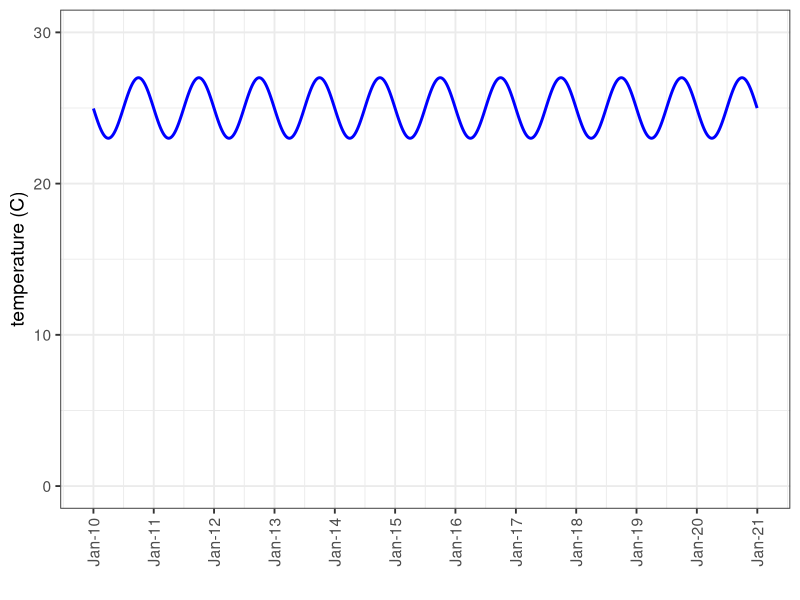

R code for this plot:
## ---- chunk 1
knitr::opts_chunk$set(echo = TRUE)
## ---- chunk 2
library(tidyverse)

## ---- chunk 3
date_ini <- as.Date("2010-01-01")
date_fin <- as.Date("2020-12-31")
temp_mean <- 25
temp_var <- 2
## ---- chunk 4
DATE <- seq(date_ini, date_fin, by = 1)
DAY <- 1:length(DATE)
df_temp <- data.frame(DATE, DAY)
## ---- chunk 5
df_temp %>%
  mutate(DAY_rad = -1 * DAY / 365.25 * 2 * pi) %>%
  mutate(TEMP = temp_mean + temp_var * sin(DAY_rad)) %>%
  ggplot(aes(x = DATE, y = TEMP)) +
  geom_line(color = "blue", size = 1) +
  scale_y_continuous(limits = c(0, 30)) +
  scale_x_date(date_breaks = "1 year",
               date_labels = "%b-%y") +
  xlab("") +
  ylab("temperature (C)") +
  theme_bw(base_size = 14) +
  theme(axis.text.x = element_text(angle = 90,
                                   vjust = 0.5,
                                   hjust = 1))
